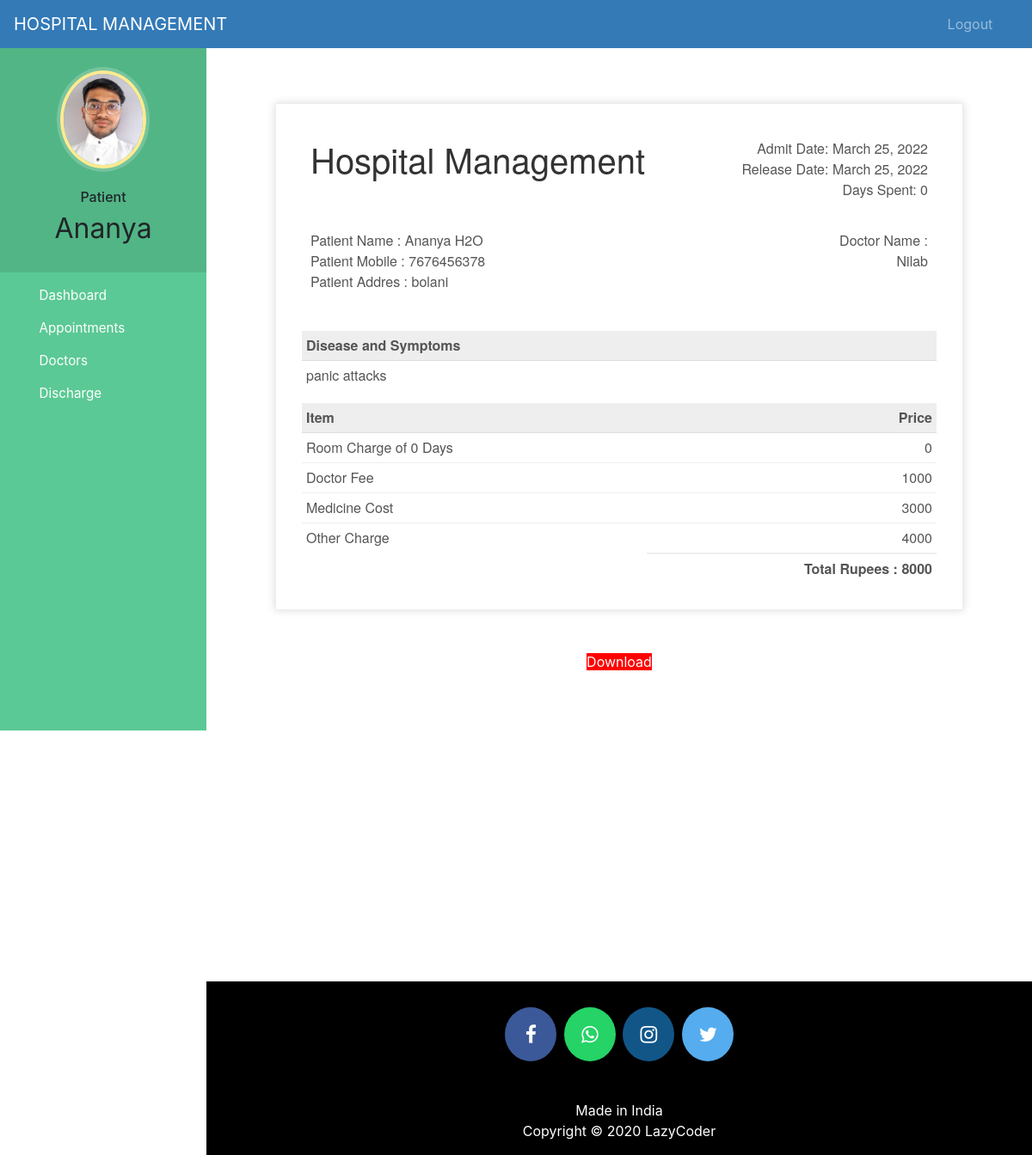
The page /patient-discharge (signed in) on the database its author committed.
### hospital/models.py (models this page shows, shortened)
class Patient(models.Model):
    user=models.OneToOneField(User,on_delete=models.CASCADE)
    profile_pic= models.ImageField(upload_to='profile_pic/PatientProfilePic/',null=True,blank=True)
    address = models.CharField(max_length=40)
    mobile = models.CharField(max_length=20,null=False)
    symptoms = models.CharField(max_length=100,null=False)
    assignedDoctorId = models.PositiveIntegerField(null=True)
    admitDate=models.DateField(auto_now=True)
    status=models.BooleanField(default=False)
    @property
    def get_name(self):
        return self.user.first_name+" "+self.user.last_name
    def __str__(self):
        return self.user.first_name+" ("+self.symptoms+")"

class PatientDischargeDetails(models.Model):
    patientId=models.PositiveIntegerField(null=True)
    patientName=models.CharField(max_length=40)
    assignedDoctorName=models.CharField(max_length=40)
    address = models.CharField(max_length=40)
    mobile = models.CharField(max_length=20,null=True)
    symptoms = models.CharField(max_length=100,null=True)
    admitDate=models.DateField(null=False)
    releaseDate=models.DateField(null=False)
    daySpent=models.PositiveIntegerField(null=False)
    roomCharge=models.PositiveIntegerField(null=False)
    medicineCost=models.PositiveIntegerField(null=False)
    doctorFee=models.PositiveIntegerField(null=False)
    OtherCharge=models.PositiveIntegerField(null=False)
    total=models.PositiveIntegerField(null=False)

### hospital/views.py (the view)
# urls.py: path('patient-discharge', views.patient_discharge_view,name='patient-discharge'),
@login_required(login_url='patientlogin')
@user_passes_test(is_patient)
def patient_discharge_view(request):
    patient=models.Patient.objects.get(user_id=request.user.id) #for profile picture of patient in sidebar
    dischargeDetails=models.PatientDischargeDetails.objects.all().filter(patientId=patient.id).order_by('-id')[:1]
    patientDict=None
    if dischargeDetails:
        patientDict ={
        'is_discharged':True,
        'patient':patient,
        'patientId':patient.id,
        'patientName':patient.get_name,
        'assignedDoctorName':dischargeDetails[0].assignedDoctorName,
        'address':patient.address,
        'mobile':patient.mobile,
        'symptoms':patient.symptoms,
        'admitDate':patient.admitDate,
        'releaseDate':dischargeDetails[0].releaseDate,
        'daySpent':dischargeDetails[0].daySpent,
        'medicineCost':dischargeDetails[0].medicineCost,
        'roomCharge':dischargeDetails[0].roomCharge,
        'doctorFee':dischargeDetails[0].doctorFee,
        'OtherCharge':dischargeDetails[0].OtherCharge,
        'total':dischargeDetails[0].total,
        }
        print(patientDict)
    else:
        patientDict={
            'is_discharged':False,
            'patient':patient,
            'patientId':request.user.id,
        }
    return render(request,'hospital/patient_discharge.html',context=patientDict)

### hospital/views.py (called while the page is built)
def is_patient(user):
    return user.groups.filter(name='PATIENT').exists()

### templates/hospital/patient_discharge.html (shortened to what this page needs)
{% extends 'hospital/patient_base.html' %}
{% load static %}
{% block content %}
<head>
</head>
<br><br><br>
{%if is_discharged%}
<div class="invoice-box">
  <table cellpadding="0" cellspacing="0">
    <tr class="top">
      <td colspan="2">
        <table>
          <tr>
            <td class="title">
              <h1>Hospital Management</h1>
            </td>
            <td>
              Admit Date: {{admitDate}}<br>
              Release Date: {{releaseDate}}<br>
              Days Spent: {{daySpent}}
            </td>
          </tr>
        </table>
      </td>
    </tr>
    <tr class="information">
      <td colspan="2">
        <table>
          <tr>
            <td>
              Patient Name : {{patientName}}<br>
              Patient Mobile : {{mobile}}<br>
              Patient Addres : {{address}}<br>
            </td>
            <td>
              Doctor Name :<br>
              {{assignedDoctorName}}<br>
            </td>
          </tr>
        </table>
      </td>
    </tr>
    <tr class="heading">
      <td>
        Disease and Symptoms
      </td>
      <td>
      </td>
    </tr>
    <tr class="details">
      <td>
        {{symptoms}}
      </td>
    </tr>
    <tr class="heading">
      <td>
        Item
      </td>
      <td>
        Price
      </td>
    </tr>
    <tr class="item">
      <td>
        Room Charge of {{daySpent}} Days
      </td>
      <td>
        {{roomCharge}}
      </td>
    </tr>
    <tr class="item">
      <td>
        Doctor Fee
      </td>
      <td>
        {{doctorFee}}
      </td>
    </tr>
    <tr class="item">
      <td>
        Medicine Cost
      </td>
      <td>
        {{medicineCost}}
      </td>
    </tr>
    <tr class="item last">
      <td>
        Other Charge
      </td>
      <td>
        {{OtherCharge}}
      </td>
    </tr>
    <tr class="total">
      <td></td>
      <td>
        Total Rupees : {{total}}
      </td>
    </tr>
  </table>
</div>
<br><br>
<div class="download">
  <a style="background:red; width:500px;" href="{% url 'download-pdf' patientId  %}">Download</a>
</div>
{%else%}
<h5 style="text-align:center;">You Are Not Discharged By Hospital !</h5>
<h5 style="text-align:center;">Your Treatment Is Going On !</h5><br><br>
<h6 style="text-align:center;">When You Will Be Discahrged. You Can Download Invoice.</h6>
{%endif%}
<br><br><br><br><br><br><br><br>
{% endblock content %}

### templates/hospital/patient_base.html (shortened to what this page needs)
<!DOCTYPE html>
{% load static %}
<html lang="en">
<head>
  <link rel="stylesheet" href="https://stackpath.bootstrapcdn.com/bootstrap/4.3.1/css/bootstrap.min.css">
  <link rel="stylesheet" href="https://maxcdn.bootstrapcdn.com/font-awesome/4.7.0/css/font-awesome.min.css">
</head>
<body>
  <nav class="menu" tabindex="0">
    <header class="avatar">
      <img src="{% static patient.profile_pic.url %}" alt="Profile Pic" />
      <br><br>
      <h6>Patient</h6>
      <h2>{{request.user.first_name}}</h2>
    </header>
    <ul>
      <li tabindex="0" class="icon-dashboard"> <a style="color:white; text-decoration:none;" href="/patient-dashboard"><span>Dashboard</span></a> </li>
      <li tabindex="0" class="icon-calendar"> <a style="color:white; text-decoration:none;" href="/patient-appointment"><span>Appointments</span></a></li>
      <li tabindex="0" class="icon-users"> <a style="color:white; text-decoration:none;" href="/patient-view-doctor"><span>Doctors</span></a></li>
      <li tabindex="0" class="icon-users"> <a style="color:white; text-decoration:none;" href="/patient-discharge"><span>Discharge</span></a></li>
    </ul>
  </nav>
  <main>
    <div class="bs-example">
      <nav class="navbar navbar-expand-md  navbar-dark fixed-top" style="background:#337AB7;">
        <a href="/patient-dashboard" class="navbar-brand">HOSPITAL MANAGEMENT</a>
        <div class="collapse navbar-collapse justify-content-between" id="navbarCollapse">
          <div class="navbar-nav" style=" margin-left: 90%;">
            <a href="/logout" class="nav-item nav-link">Logout</a>
          </div>
        </div>
      </nav>
    </div>
    <br><br>
    {% block content %}
    {% endblock content %}
    <br><br><br><br><br><br><br>
    <footer>
      <p>
        <a id="ftr" href="https://facebook.com/sumit.luv/" class="fa fa-facebook"></a>
        <a id="ftr" href="https://api.whatsapp.com/send?phone=919572181024&text=Hello%20Sumit.%0d%0aHow%20are%20you%20%3f%0d%0aI%20came%20from%20your%20website.&source=&data=#" class="fa fa-whatsapp"></a>
        <a id="ftr" href="https://instagram.com/sumit.luv" class="fa fa-instagram"></a>
        <a id="ftr" href="https://twitter.com/sumitkumar1503" class="fa fa-twitter"></a>
      </p>
      <br>
      <div class="container">
        <div class="row">
          <div class="col-md-12 col-sm-12">
            <div style="color:#ffffff;" class="wow fadeInUp footer-copyright">
              <p>Made in India <br>
                Copyright &copy; 2020 LazyCoder </p>
            </div>
          </div>
        </div>
      </div>
    </footer>
  </main>
</body>
</html>

### templates/hospital/patient_base.html (style rules this page uses)
a:link { text-decoration: none; }
a { color: white; }
footer { padding: 0px 0px 0px 0px; background-color: black; margin: 0px; }
#ftr { padding: 20px; }
.fa { font-size: 23px; width: 60px; text-align: center; text-decoration: none; margin: 5px 2px; border-radius: 50%; }
.fa-facebook { background: #3B5998; color: white; margin-top: 30px; }
.fa-whatsapp { background: #25d366; color: white; }
.fa-twitter { background: #55ACEE; color: white; }
.fa-instagram { background: #125688; color: white; }
p { text-align: center; }
body { padding-left: 240px; }
main { position: relative; height: 100vh; }
.menu { background: #5bc995; height: 100vh; width: 240px; position: fixed; top: 0px; left: 0; z-index: 5; outline: none; }
.menu .avatar { background: rgba(0, 0, 0, 0.1); padding: 2em 0.5em; text-align: center; }
.menu .avatar img { width: 100px; border-radius: 50%; overflow: hidden; border: 4px solid #ffea92; box-shadow: 0 0 0 4px rgba(255, 255, 255, 0.2); }
.menu .avatar h2 { font-weight: normal; margin-bottom: 0; }
.menu ul { list-style: none; padding: 0.5em 0; margin: 0; }
.menu ul li { padding: 0.5em 1em 0.5em 3em; font-size: 0.95em; font-weight: regular; background-repeat: no-repeat; background-position: left 15px center; background-size: auto 20px; transition: all 0.15s linear; cursor: pointer; }
.menu ul li.icon-dashboard { background-image: url("http://www.entypo.com/images//gauge.svg"); }
.menu ul li.icon-users { background-image: url("http://www.entypo.com/images//users.svg"); }
.menu ul li.icon-calendar { background-image: url("http://www.entypo.com/images//calendar.svg"); }

### templates/hospital/patient_discharge.html (style rules this page uses)
.invoice-box { max-width: 800px; margin: auto; padding: 30px; border: 1px solid #eee; box-shadow: 0 0 10px rgba(0, 0, 0, .15); font-size: 16px; line-height: 24px; font-family: 'Helvetica Neue', 'Helvetica', Helvetica, Arial, sans-serif; color: #555; }
.invoice-box table { width: 100%; line-height: inherit; text-align: left; }
.invoice-box table td { padding: 5px; vertical-align: top; }
.invoice-box table tr td:nth-child(2) { text-align: right; }
.invoice-box table tr.top table td { padding-bottom: 20px; }
.invoice-box table tr.top table td.title { font-size: 45px; line-height: 45px; color: #333; }
.invoice-box table tr.information table td { padding-bottom: 40px; }
.invoice-box table tr.heading td { background: #eee; border-bottom: 1px solid #ddd; font-weight: bold; }
.invoice-box table tr.details td { padding-bottom: 20px; }
.invoice-box table tr.item td { border-bottom: 1px solid #eee; }
.invoice-box table tr.item.last td { border-bottom: none; }
.invoice-box table tr.total td:nth-child(2) { border-top: 2px solid #eee; font-weight: bold; }
.menu { top: 50px; }
.download { text-align: center; display: block; }

### rows shown on the page
Patient: profile_pic (picture), admitDate "March 25, 2022", mobile "7676456378", address "bolani", symptoms "panic attacks"
PatientDischargeDetails: releaseDate "March 25, 2022", patientName "Ananya H2O", assignedDoctorName "Nilab"

### other values the page prints
{{ request.user.first_name }} "Ananya"
{{ daySpent }} "0"
{{ roomCharge }} "0"
{{ doctorFee }} "1000"
{{ medicineCost }} "3000"
{{ OtherCharge }} "4000"
{{ total }} "8000"
